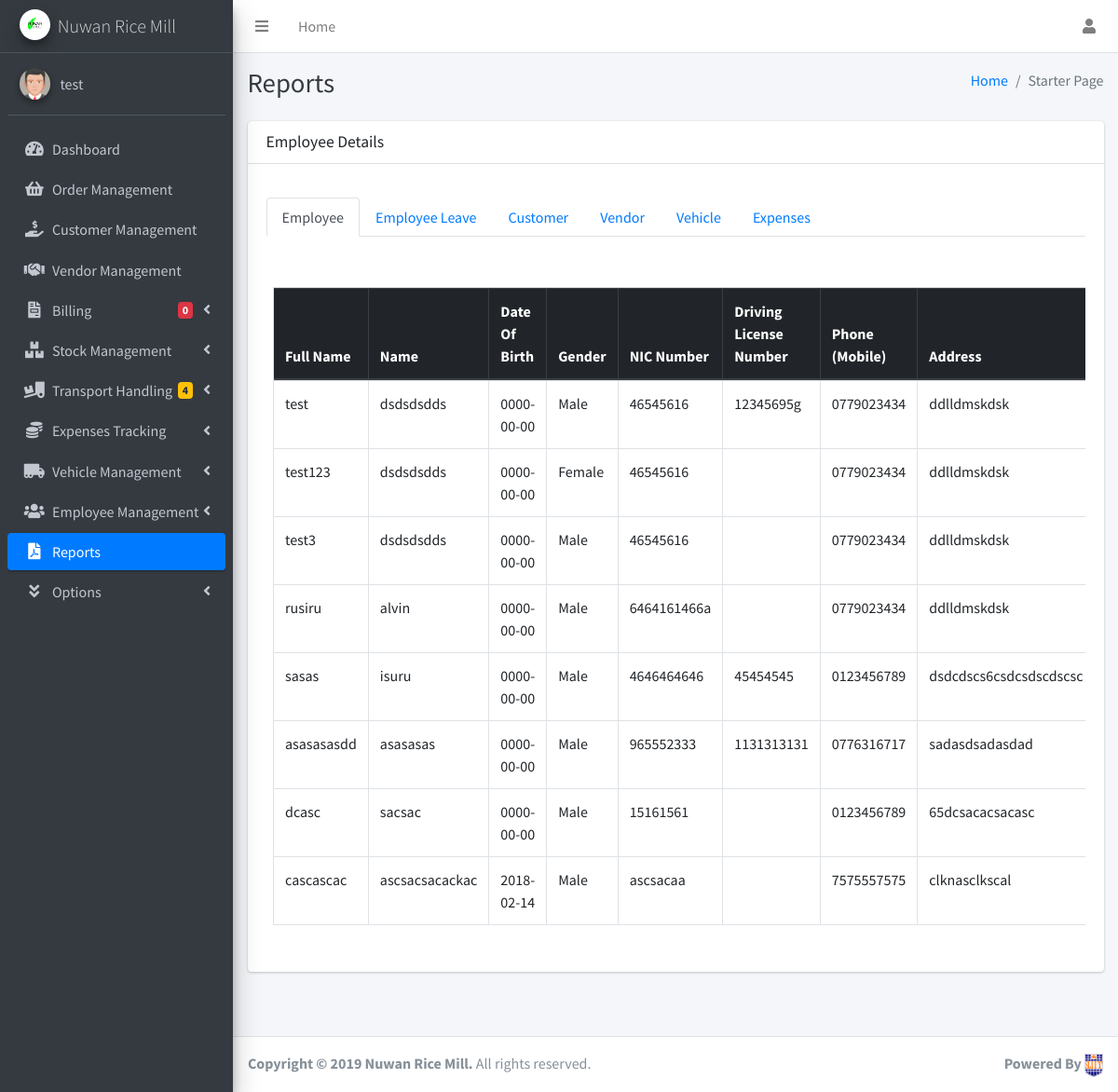
The app's page /Reports/EmployeeReport.php (signed in) with its own data.
### tables this page shows
CREATE TABLE `employee` (
  `id` int(11) NOT NULL,
  `empid` varchar(50) NOT NULL,
  `fullname` varchar(200) NOT NULL,
  `name` varchar(100) NOT NULL,
  `dob` date NOT NULL,
  `gender` varchar(10) NOT NULL,
  `nicnum` varchar(12) NOT NULL,
  `mnumber` varchar(10) NOT NULL,
  `empaddress` varchar(250) NOT NULL,
  `jondate` date NOT NULL,
  `emptype` varchar(15) NOT NULL,
  `designation` varchar(25) NOT NULL,
  `DrivingLicenNum` varchar(50) NOT NULL,
  `Imglocation` varchar(200) NOT NULL,
  `Imgstatus` varchar(2) NOT NULL
);

### Reports/EmployeeReport.php (the view, shortened to what this page needs)
<?php
include '../inc/Dashboardcalculations.php';
$query = "SELECT * FROM employee";
$customers = mysqli_query($con, $query);
?>
<!DOCTYPE html>
<html lang="en">
<head>
    <link rel="stylesheet" href="../dist/css/customCSS.css">
    <link rel="stylesheet" href="../plugins/overlayScrollbars/css/OverlayScrollbars.min.css">
    <link rel="stylesheet" href="../plugins/fontawesome-free/css/all.min.css">
    <link rel="stylesheet" href="../dist/css/adminlte.min.css">
    <link rel="stylesheet" href="../plugins/datatables-bs4/css/dataTables.bootstrap4.css">
    <link rel="stylesheet" href="../sweetalert/sweetalert2.min.css">
</head>
<body class="hold-transition sidebar-mini layout-fixed layout-navbar-fixed layout-footer-fixed">
    <div class="wrapper">
        <nav class="main-header navbar navbar-expand navbar-white navbar-light">
            <ul class="navbar-nav">
                <li class="nav-item">
                    <a class="nav-link" data-widget="pushmenu" href="#"><i class="fas fa-bars"></i></a>
                </li>
                <li class="nav-item d-none d-sm-inline-block">
                    <a href="#" class="nav-link">Home</a>
                </li>
            </ul>
            <ul class="navbar-nav ml-auto">
                <li class="nav-item dropdown">
                    <a class="nav-link" data-toggle="dropdown" href="#">
                        <i class="fa fa-user"></i>
                    </a>
                </li>
            </ul>
        </nav>
        <aside class="main-sidebar sidebar-dark-primary elevation-4">
            <a href="" class="brand-link">
                <img src="../dist/img/RICE.jpg" alt="Company Logo" class="brand-image img-circle elevation-3">
                <span class="brand-text font-weight-light">Nuwan Rice Mill</span>
            </a>
            <div class="sidebar">
                <div class="user-panel mt-3 pb-3 mb-3 d-flex">
                    <div class="image">
                        <img src="../dist/img/4.jpg" class="img-circle elevation-2" alt="User Image">
                    </div>
                    <div class="info">
                        <a href="#" class="d-block"><?php echo $_SESSION['username']; ?></a>
                    </div>
                </div>
                <nav class="mt-2">
                    <ul class="nav nav-pills nav-sidebar flex-column" data-widget="treeview" role="menu" data-accordion="false">
                        <li class="nav-item">
                            <a href="../index.php" class="nav-link">
                                <i class="nav-icon fas fa-tachometer-alt"></i>
                                <p>Dashboard</p>
                            </a>
                        </li>
                        <li class="nav-item">
                            <a href="../Order/OrderTable.php" class="nav-link">
                                <i class="nav-icon fas fa-shopping-basket"></i>
                                <p>Order Management</p>
                            </a>
                        </li>
                        <li class="nav-item">
                            <a href="../Customer/CustomerTable.php" class="nav-link">
                                <i class="nav-icon fas fa-hand-holding-usd"></i>
                                <p>Customer Management</p>
                            </a>
                        </li>
                        <li class="nav-item">
                            <a href="../Vendor/VendorTable.php" class="nav-link">
                                <i class="nav-icon fas fa-handshake"></i>
                                <p>Vendor Management</p>
                            </a>
                        </li>
                        <li class="nav-item has-treeview">
                            <a href="#" class="nav-link">
                                <i class="nav-icon fas fa-file-invoice"></i>
                                <p>Billing
                                    <i class="right fas fa-angle-left"></i>
                                    <span class="badge badge-danger right"><?php num_of_new_orders(); ?></span>
                                </p>
                            </a>
                        </li>
                        <li class="nav-item has-treeview">
                            <a href="#" class="nav-link ">
                                <i class="nav-icon fas fa-boxes"></i>
                                <p>Stock Management
                                    <i class="right fas fa-angle-left"></i>
                                </p>
                            </a>
                        </li>
                        <li class="nav-item has-treeview">
                            <a href="#" class="nav-link">
                                <i class="nav-icon fas fa-truck-loading"></i>
                                <p>Transport Handling
                                    <i class="right fas fa-angle-left"></i>
                                    <span class="badge badge-warning right"><?php num_of_transportAction(); ?></span>
                                </p>
                            </a>
                        </li>
                        <li class="nav-item has-treeview">
                            <a href="" class="nav-link">
                                <i class="nav-icon fas fa-coins"></i>
                                <p>Expenses Tracking
                                    <i class="right fas fa-angle-left"></i>
                                </p>
                            </a>
                        </li>
                        <li class="nav-item has-treeview">
                            <a href="" class="nav-link">
                                <i class="nav-icon fas fa-truck-moving"></i>
                                <p>Vehicle Management
                                    <i class="right fas fa-angle-left"></i>
                                </p>
                            </a>
                        </li>
                        <li class="nav-item has-treeview">
                            <a href="" class="nav-link">
                                <i class="nav-icon fas fa-users"></i>
                                <p>Employee Management
                                    <i class="right fas fa-angle-left"></i>
                                </p>
                            </a>
                        </li>
                        <li class="nav-item">
                            <a href="../Reports/EmployeeReport.php" class="nav-link active">
                                <i class="nav-icon fas fa-file-pdf"></i>
                                <p>Reports</p>
                            </a>
                        </li>
                        <li class="nav-item has-treeview">
                            <a href="" class="nav-link">
                                <i class="nav-icon fas fa-angle-double-down"></i>
                                <p>
                                    Options
                                    <i class="right fas fa-angle-left"></i>
                                </p>
                            </a>
                        </li>
                    </ul>
                </nav>
            </div>
        </aside>
        <div class="content-wrapper">
            <div class="content-header">
                <div class="container-fluid">
                    <div class="row mb-2">
                        <div class="col-sm-6">
                            <h1 class="m-0 text-dark">Reports</h1>
                        </div>
                        <div class="col-sm-6">
                            <ol class="breadcrumb float-sm-right">
                                <li class="breadcrumb-item"><a href="#">Home</a></li>
                                <li class="breadcrumb-item active">Starter Page</li>
                            </ol>
                        </div>
                    </div>
                </div>
            </div>
            <div class="content">
                <div class="container-fluid">
                    <div class="card mb-5">
                        <div class="card-header">
                            <h3 class="card-title">Employee Details</h3>
                        </div>
                        <div class="card-body">
                            <ul class="nav nav-tabs mt-3 mb-5" role="tablist">
                                <li class="nav-item">
                                    <a class="nav-link active" href="../Reports/EmployeeReport.php">Employee</a>
                                </li>
                                <li class="nav-item">
                                    <a class="nav-link" href="../Reports/EmployeeLeaveReport.php">Employee Leave</a>
                                </li>
                                <li class="nav-item">
                                    <a class="nav-link" href="../Reports/CustomerReport.php">Customer</a>
                                </li>
                                <li class="nav-item">
                                    <a class="nav-link" href="../Reports/VendorReport.php">Vendor</a>
                                </li>
                                <li class="nav-item">
                                    <a class="nav-link" href="../Reports/VehiclesReport.php">Vehicle</a>
                                </li>
                                <li class="nav-item">
                                    <a class="nav-link" href="../Reports/ExpensesReport.php">Expenses</a>
                                </li>
                            </ul>
                            <div class="table-responsive">
                                <div class="dataTables_wrapper container-fluid dt-bootstrap4">
                                    <table id="example1" class="table table-bordered table-hover">
                                        <thead class="thead-dark">
                                            <tr>
                                                <th>Full Name</th>
                                                <th>Name</th>
                                                <th>Date Of Birth</th>
                                                <th>Gender</th>
                                                <th>NIC Number</th>
                                                <th>Driving License Number</th>
                                                <th>Phone<br>(Mobile)</th>
                                                <th>Address</th>
                                            </tr>
                                        </thead>
                                        <tbody>
                                            <?php
                                            while ($row = mysqli_fetch_assoc($customers)) {
                                                $fullname = $row['fullname'];
                                                $Name = $row['name'];
                                                $dob = $row['dob'];
                                                $gender = $row['gender'];
                                                $nic = $row['nicnum'];
                                                $drivingl = $row['DrivingLicenNum'];
                                                $phone = $row['mnumber'];
                                                $address = $row['empaddress'];
                                            ?>
                                                <tr>
                                                    <td><?php echo $fullname ?></td>
                                                    <td><?php echo $Name ?></td>
                                                    <td><?php echo $dob ?></td>
                                                    <td><?php echo $gender ?></td>
                                                    <td><?php echo $nic ?></td>
                                                    <td><?php echo $drivingl ?></td>
                                                    <td><?php echo $phone ?></td>
                                                    <td><?php echo $address ?></td>
                                                </tr>
                                            <?php
                                            }
                                            ?>
                                        </tbody>
                                    </table>
                                    <br>
                                </div>
                            </div>
                        </div>
                    </div>
                    <br>
                </div>
            </div>
        </div>
        <footer class="main-footer">
            <strong>Copyright &copy; 2019 Nuwan Rice Mill.</strong> All rights reserved.
            <div class="float-right d-none d-sm-inline-block">
                <b>Powered By</b> <img src="../dist/img/3.png" alt="User Image">
            </div>
        </footer>
    </div>
</body>
</html>

### records on screen
employee: fullname "test", name "dsdsdsdds", dob "0000-00-00", gender "Male", nicnum "46545616", DrivingLicenNum "12345695g", mnumber "0779023434", empaddress "ddlldmskdsk"
employee: fullname "test123", name "dsdsdsdds", dob "0000-00-00", gender "Female", nicnum "46545616", mnumber "0779023434", empaddress "ddlldmskdsk"
employee: fullname "test3", name "dsdsdsdds", dob "0000-00-00", gender "Male", nicnum "46545616", mnumber "0779023434", empaddress "ddlldmskdsk"
employee: fullname "rusiru", name "alvin", dob "0000-00-00", gender "Male", nicnum "6464161466a", mnumber "0779023434", empaddress "ddlldmskdsk"
employee: fullname "sasas", name "isuru", dob "0000-00-00", gender "Male", nicnum "4646464646", DrivingLicenNum "45454545", mnumber "0123456789", empaddress "dsdcdscs6csdcsdscdscsc"
employee: fullname "asasasasdd", name "asasasas", dob "0000-00-00", gender "Male", nicnum "965552333", DrivingLicenNum "1131313131", mnumber "0776316717", empaddress "sadasdsadasdad"
employee: fullname "dcasc", name "sacsac", dob "0000-00-00", gender "Male", nicnum "15161561", mnumber "0123456789", empaddress "65dcsacacsacasc"
employee: fullname "cascascac", name "ascsacsacackac", dob "2018-02-14", gender "Male", nicnum "ascsacaa", mnumber "7575557575", empaddress "clknasclkscal"

### other values on screen
$_SESSION['username'] "test"
$result "0"
$result "4"
